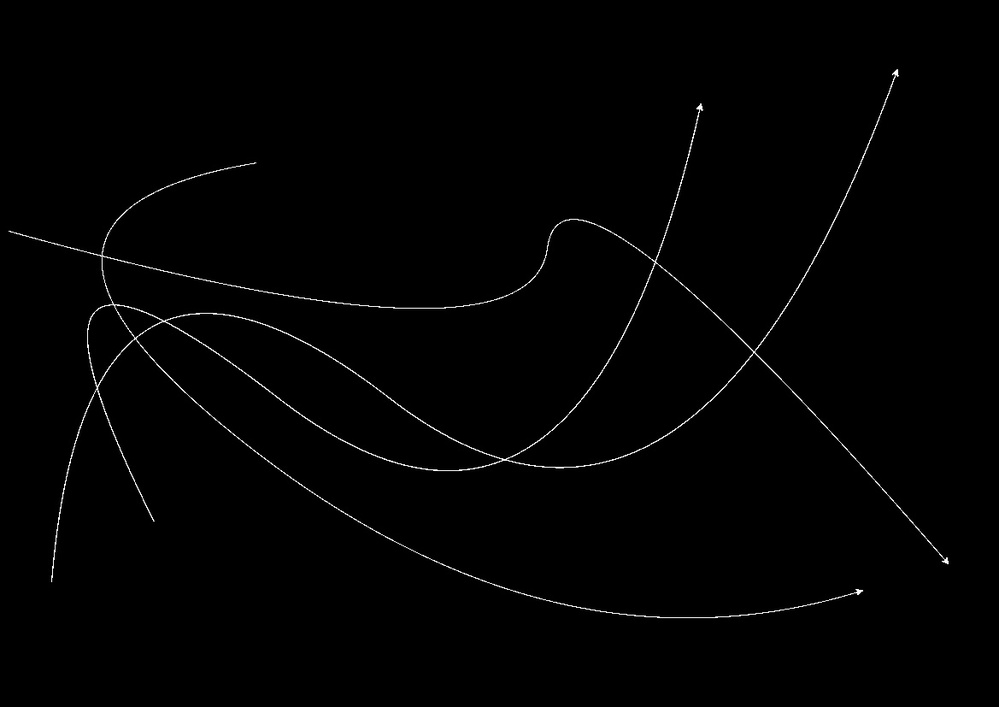
#> input picture test2_threshold.jpg, 999 x 707 px, shrunk from 1169 x 827 before the run
$ python skeletonize.py
#> lines starting #> are read from the running program, lines starting #| are printed output that depends on the picture; after the words box and inside, x2 and y2 are one past the last pixel; in counts of white or black regions, pixels touching at a corner belong together
import cv2
import numpy as np
from skimage.morphology import skeletonize
from skimage.measure import label, regionprops

# Load the image
image_path = "test2_threshold.jpg"
image = cv2.imread(image_path, cv2.THRESH_BINARY)
#> image is the input picture: shape (707, 999); min 0, max 255, mean 2

# Skeletonize the image
skeleton = skeletonize(image)
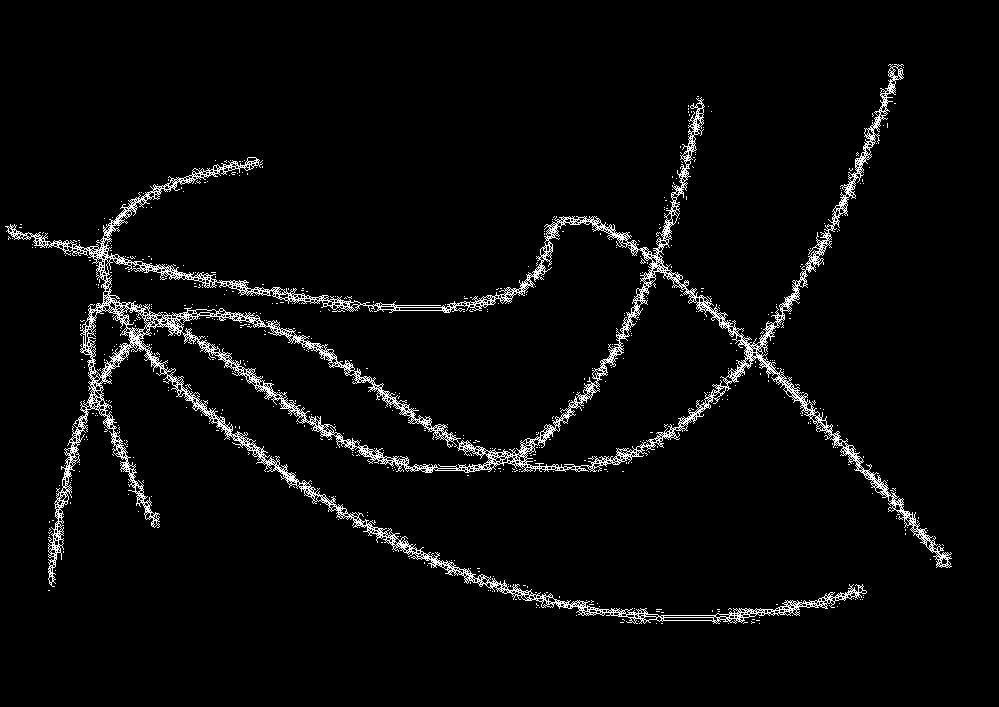
#> skeleton: shape (707, 999) bool; 3.9% white in thin lines or dots, all inside (x1, y1, x2, y2) = (5, 64, 952, 624)

# Convert skeleton to uint8 for visualization
skeleton_uint8 = (skeleton * 255).astype(np.uint8)

# Label connected components in the skeleton
labeled_skeleton, num_labels = label(skeleton, connectivity=2, return_num=True)
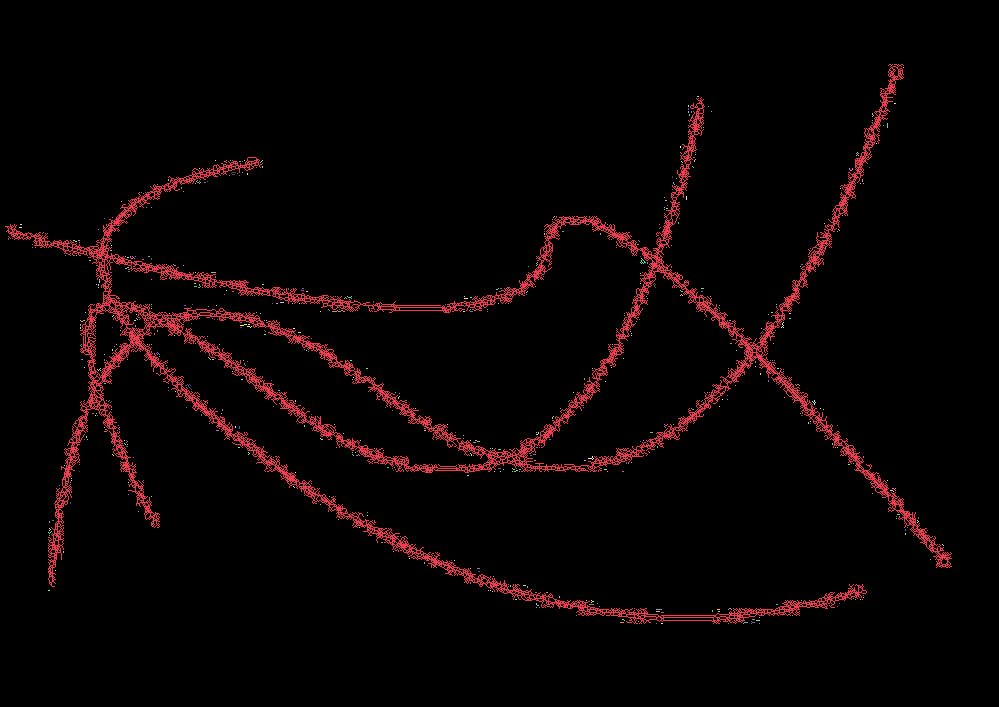
#> labeled_skeleton: shape (707, 999) int32; 585 distinct labels, from 0 to 584; one colour per label, 0 black
#> num_labels = 584

# Initialize list to store curve coordinates
curve_coordinates = []

# Extract coordinates for each labeled curve
for region in regionprops(labeled_skeleton):
    coords = region.coords  # Extract x, y coordinates
    curve_coordinates.append(coords)
#> this loop made 584 passes
#> coords on passes 2 to 4: [[67, 903]], [[96, 697], [96, 698]], [[103, 894], [103, 895]]
#> after the loop, curve_coordinates = 584 items

# Visualize labeled curves
output_image = cv2.cvtColor(skeleton_uint8, cv2.COLOR_GRAY2BGR)
for coords in curve_coordinates:
    for y, x in coords:
        output_image[y, x] = (0, 255, 0)
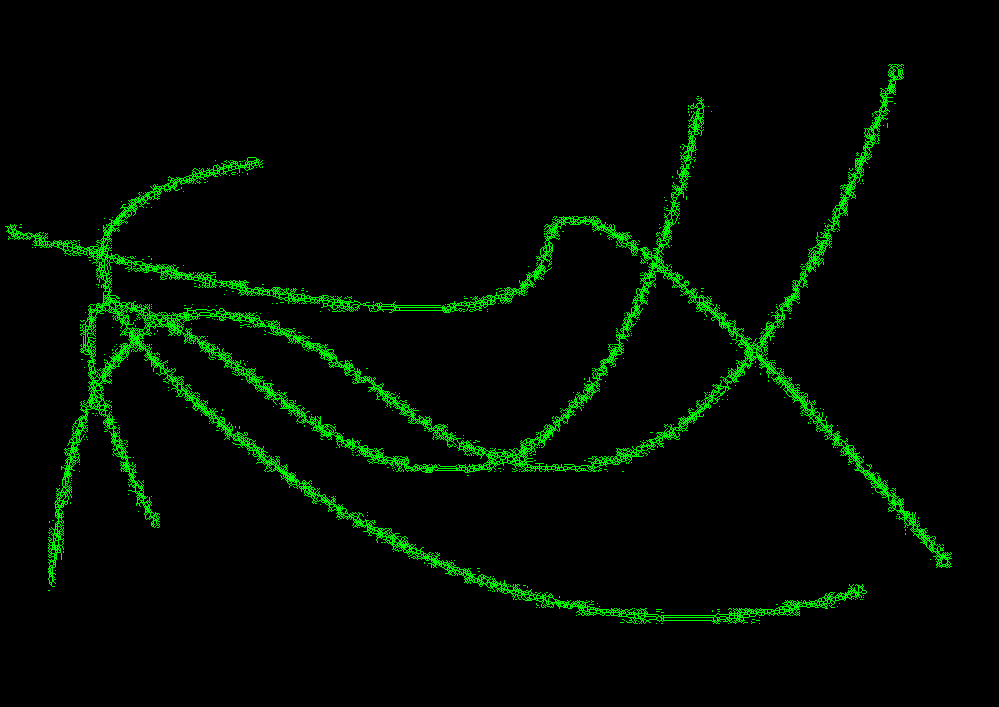
#> output_image: shape (707, 999, 3); mean B, G, R 0, 10, 0

# Save the output visualization
cv2.imwrite("skeleton_curves.jpg", output_image)

# Save the coordinates
for i, coords in enumerate(curve_coordinates):
    print(coords)
    # np.save(f"skeleton_curve_{i+1}_coordinates.npy", coords)
    pass

print("Skeleton curves extracted and saved.")
